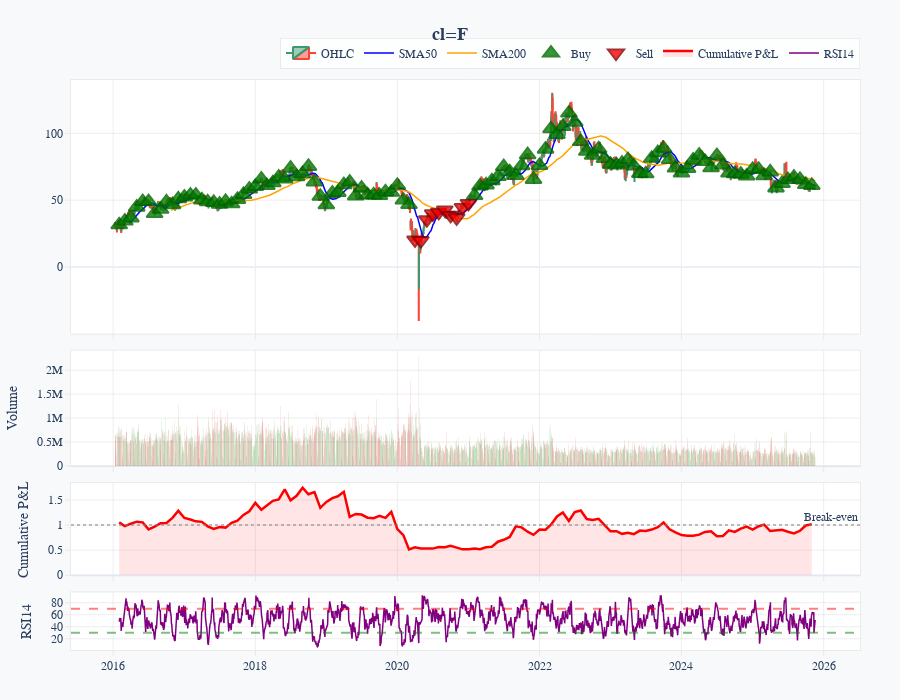

Write notebook code for a chart like this one.
### Code cell
from quanta.clients.chart import ChartClient
chart_client = ChartClient()
chart_client.plot(
    df_cl, 
    "cl=F",  
    trades_df=trades_bk, 
    theme='professional',
    x_axis_type='datetime'
)
